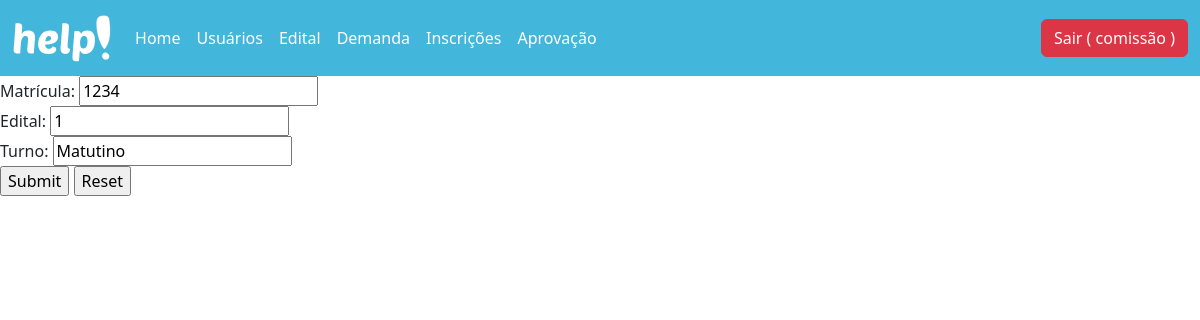
Page /inscricao/update/1 (signed in) on the earlier database version.
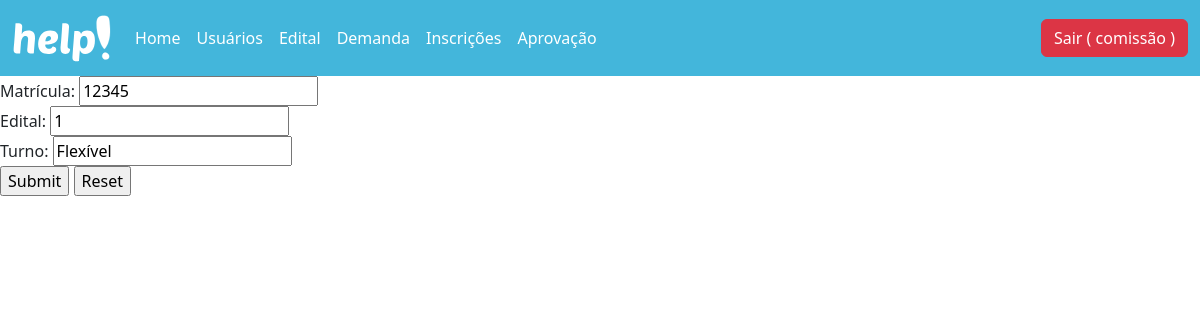
Same page on the later database version.
### database/models.py (models this page shows, shortened)
class Inscricao(db.Model):
  id = db.Column(db.Integer, primary_key = True)
  id_usuario = db.Column(db.Integer, db.ForeignKey('usuario.matricula'))
  id_edital = db.Column(db.Integer, db.ForeignKey('edital.id'))
  turno = db.Column(db.String(100))
  usuario = db.relationship('Usuario', foreign_keys=id_usuario)
  edital = db.relationship('Edital', foreign_keys=id_edital)

### controllers/inscricao.py (the view, shortened to what this page needs)
@bp_inscricao.route('/update/<int:id>', methods=['GET', 'POST'])
@login_required
def update(id):
  if id and request.method=='GET':
    inscricao = Inscricao.query.get(id)
    return render_template('inscricao_update.html', inscricao=inscricao)

### controllers/usuario.py (called while the page is built)
@lm.user_loader
def load_user(id):
  usuario = Usuario.query.filter_by(id=id).first()
  return usuario

### templates/inscricao_update.html
{% extends 'header.html' %}
{% block container %}
<form action="/inscricao/update/{{inscricao.id}}" method="POST">
  Matrícula: <input type="text" name="id_usuario" value="{{inscricao.id_usuario}}"><br/>
  Edital: <input type="text" name="id_edital" value="{{inscricao.id_edital}}"><br/>
  Turno: <input type="text" name="turno" value="{{inscricao.turno}}"><br/>
  <input type="submit" name="Editar">
  <input type="reset" name="Limpar">
</form>
{% endblock %}

Differences in the rows shown:
changed Inscricao: id_usuario "1234" → "12345"; turno "Matutino" → "Flexível"
